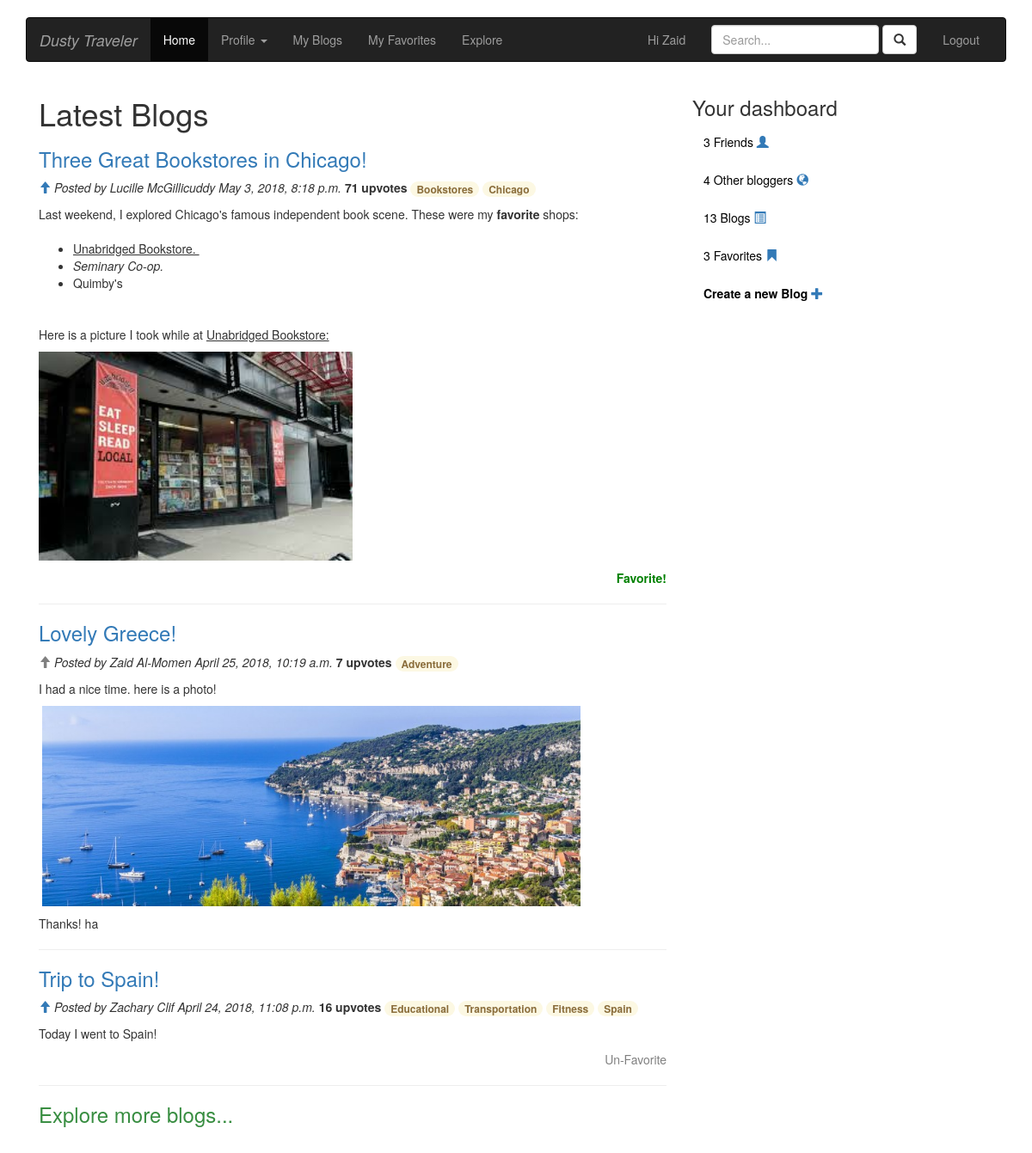
The app's page /home/ (signed in) with its own data.
### home/models.py (models this page shows, shortened)
class Blog(models.Model):
    user = models.ForeignKey(User, on_delete=models.CASCADE)
    title = models.CharField(max_length=200, null=False)
    blog = models.TextField()
    created = models.DateTimeField(auto_now_add=True)
    updated = models.DateTimeField(auto_now=True)
    public = models.BooleanField(default=False)
    upvote = models.IntegerField(default=0)
    tags = TaggableManager()

### home/views.py (the view)
class HomeView(TemplateView):
    template_name = 'home/home.html'
    def get(self, request):
        form = BlogForm()
        blogs = Blog.objects.filter(public=True).order_by('-created', '-upvote')[:3]
        args = {'form': form, 'blogs': blogs}
        dash = dashboard(request)
        args = dict(args, **dash)
        return render(request, self.template_name, args)

### home/forms.py
class BlogForm(forms.ModelForm):
    title = forms.CharField(max_length=200)
    blog = forms.CharField(widget=SummernoteWidget())
    public = forms.BooleanField(label='Publish?', initial=True, required=False, widget=forms.RadioSelect(choices=[(1, 'Yes'), (0, 'No')]))
    class Meta:
        model = Blog
        fields = ('title', 'blog', 'public')
    def __init__(self, *args, **kwargs):
        super(BlogForm, self).__init__(*args, **kwargs)
        self.fields['title'].widget.attrs.update({'class': 'form-control'})

### home/context_processors.py (called while the page is built)
@login_required
def dashboard(request):
    if request.user.is_authenticated:
        users = User.objects.exclude(id=request.user.id)
        friend = Friend.objects.get(current_user=request.user)
        friends = friend.users.all()
        my_blog_count = Blog.objects.filter(user=request.user).count()
        others = users.count() - friends.count()
        if get_my_favorites(request.user) is not None:
            my_faves = [blog.pk for blog in get_my_favorites(request.user)]
        else:
            my_faves = []
        return {'users': users, 'friends': friends,
                'my_blog_count': my_blog_count, 'my_faves': my_faves, 'others': others}
    else:
        return None

### vote/models.py (called while the page is built)
def get_my_favorites(current_user):
    my_faves = list()
    for b in Activity.objects.filter(user_id=current_user.id):
        my_faves.append(b.blog)
    my_faves = sorted(my_faves, key=lambda x: x.created, reverse=True)
    return my_faves

### home/templates/home/home.html (shortened to what this page needs)
{% extends 'base.html' %}
{% load static %}
{% block body%}
<div class="col-md-8">
	<h1>Latest Blogs</h1>
	{% for blog in blogs %}
	<a href="{% url 'home:view_blog_with_pk' pk=blog.pk %}"><h3> {{ blog.title }}</h3></a>
	{% if request.user != blog.user %}
	<a style="text-decoration: none;" href="" id="id_upvote{{ forloop.counter }}" type="submit" class="glyphicon glyphicon-arrow-up"
	   pk="{{blog.pk}}"></a>
	{%else%}
	<a style="text-decoration: none; color: grey" class="glyphicon glyphicon-arrow-up"></a>
	{% endif %}
	<span> <i>Posted by {{ blog.user.get_full_name }} {{ blog.created }}</i>
		<b id="tot{{ forloop.counter }}"> {{ blog.upvote }} upvote{{ blog.upvote|pluralize }} </b>
	</span>
	<span id="tag">
		{% for t in blog.tags.all %}
		<span class="badge alert-warning">{{ t.name }}</span>
		{% endfor %}
	</span>
	<p>{{ blog.blog| safe|truncatewords:50 }}</p>
	{% if request.user != blog.user %}
	{% if blog.pk not in my_faves %}
	<form id="showFave" action="{% url 'vote:favorite' fave='F' blog_pk=blog.pk %}" method="POST">
		<p align="right">
			<button style=" background:none!important;
				     color:green;
				     border:none;
				     padding:0!important;
				     font: inherit;
				     /*border is optional*/
				     cursor: pointer;" type="submit"><b>Favorite!</b>
			</button>
		</p>
	</form>
	{% else %}
	<form id="hideFave" action="{% url 'vote:favorite' fave='U' blog_pk=blog.pk %}" method="POST">
		<p align="right">
			<button style=" background:none!important;
				     color:grey;
				     font-weight: bold;
				     border:none;
				     padding:0!important;
				     font: inherit;
				     /*border is optional*/
				     cursor: pointer;" type="submit">Un-Favorite
			</button>
		</p>
	</form>
	{% endif %}
	{% endif %}
	<hr>
	{% endfor %}
	<a href="{% url 'home:all_blogs' %}" style="text-decoration: none;">
		<h3 style="color: rgb(55, 141, 64);">Explore more blogs...</h3>
	</a>
	<br>
	<br>
</div>
{% endblock %}

### accounts/templates/base.html (shortened to what this page needs)
<!DOCTYPE html>
<html>
<head>
	{% load staticfiles %}
	<link rel="stylesheet" href="https://maxcdn.bootstrapcdn.com/bootstrap/3.3.7/css/bootstrap.min.css"
>
</head>
<body>
<br>
<div class="container">
	<nav class="navbar navbar-inverse">
		<div class="container-fluid">
			<div class="navbar-header">
				<a class="navbar-brand" href="{% url 'home:home' %}"><i>Dusty Traveler</i></a>
			</div>
			<div id="navbar" class="navbar-collapse collapse">
				{% if user.is_authenticated %}
				<ul class="nav navbar-nav">
					{% url 'home:home' as HOME %}
					<li {% if request.path == HOME %} class="active"{% endif %}
					    role="presentation"><a href="{{HOME}}">Home</a></li>
					<li class="dropdown {% if 'account' in request.path %} active{% endif %}">
						<a href="#" class="dropdown-toggle" data-toggle="dropdown">Profile <b class="caret"></b></a>
					{% url 'home:view_blog' as my_blogs %}
					<li {% if request.path == my_blogs %} class="active"{% endif %}><a href="{{my_blogs}}">My Blogs</a></button></li>
					{% url 'vote:show_favorites' as faves %}
					<li {% if request.path == faves %} class="active"{% endif %}><a href="{{faves}}">My Favorites</a></button></li>
					{% url 'home:all_blogs' as explore %}
					<li {% if request.path == explore %} class="active"{% endif %}><a href="{{explore}}">Explore</a></li>
				</ul>
				<ul class="nav navbar-nav navbar-right">
					<li><p class="navbar-text">Hi {{request.user.first_name }}</p></li>
					<form class="navbar-form navbar-left" role="search" method="post" action="{% url 'home:search_nlp' %}">
						<div class="form-group">
							<input type="text" id="searchBox" class="form-control" name="qry" placeholder="Search...">
						</div>
						<button type="submit" class="btn btn-default"><i class="glyphicon glyphicon-search"></i>
						</button>
					</form>
					<li><a href="{% url 'accounts:logout' %}">Logout</a></li>
				</ul>
				{% else %}
				<ul class="nav navbar-nav navbar-right">
					<li><a href="{% url 'accounts:login' %}">Login</a></li>
					<li><a href="{% url 'accounts:register' %}">Register</a></li>
				</ul>
				{% endif %}
			</div>
		</div>
	</nav>
</div>
<div class="container">
{% block body %}
{% endblock %}
{% if request.user.is_authenticated %}
{% block dashboard %}
<div class="col-md-4">
	<div id="accordion">
		<h3>Your dashboard</h3>
		<div class="card">
			<div class="card-header" id="headingTwo">
				<h5 class="mb-0">
					<button class="btn btn-link collapsed" data-toggle="collapse" data-target="#collapseTwo"
					        aria-expanded="false" aria-controls="collapseTwo" style="color: black;">
						{{friends.count}} Friend{{friends.count|pluralize}}
						<a class="glyphicon glyphicon-user"></a>
					</button>
				</h5>
			</div>
		</div>
		<div class="card">
			<div class="card-header" id="headingThree">
				<h5 class="mb-0">
					<button class="btn btn-link collapsed" data-toggle="collapse" data-target="#collapseThree"
					        aria-expanded="false" aria-controls="collapseThree" style="color: black;">
						{{ others }} Other blogger{{ others|pluralize}}
						<a class="glyphicon glyphicon-globe"></a>
					</button>
				</h5>
			</div>
		</div>
		<div class="card">
			<div class="card-header" id="headingFour">
				<h5 class="mb-0">
					<button class="btn btn-link collapsed" data-toggle="collapse" data-target="#collapseFour"
					        aria-expanded="false" aria-controls="collapseFour" style="color: black;">
						<a style="color: black;" href="{% url 'home:view_blog' %}">
							{{ my_blog_count }} Blog{{ my_blog_count|pluralize }}</a>
						<a class="glyphicon glyphicon-list-alt"></a>
					</button>
				</h5>
			</div>
		</div>
		<div class="card">
			<div class="card-header" id="headingFive">
				<h5 class="mb-0">
					<button class="btn btn-link collapsed" data-toggle="collapse" data-target="#collapseFive"
					        aria-expanded="false" aria-controls="collapseFive" style="color: black;">
						<a style="color: black;" href="{% url 'vote:show_favorites' %}">
							{{ my_faves|length }} Favorite{{ my_faves|length|pluralize }}</a>
						<a class="glyphicon glyphicon-bookmark"></a>
					</button>
				</h5>
			</div>
		</div>
		<div class="card">
			<div class="card-header" id="headingSix">
				<h5 class="mb-0">
					<button class="btn btn-link collapsed" data-toggle="collapse" data-target="#collapseSix"
					        aria-expanded="false" aria-controls="collapseSix" style="color: black;">
						<a style="color: black;" href="{% url 'home:create_blog' %}">
							<b>Create a new Blog</b></a>
						<a class="glyphicon glyphicon-plus"></a>
					</button>
				</h5>
			</div>
		</div>
	</div>
</div>
{% endblock %}
{% endif %}
</div>
</body>
</html>

### records on screen
Blog: title "Three Great Bookstores in Chicago!", user.get_full_name "Lucille McGillicuddy", created "May 3, 2018, 8:18 p.m.", upvote "71", blog "Last weekend, I explored Chicago's famous independent book scene. These were my favorite shops: Unabridged Bookstore. Seminary Co-op. Quimby's Here is a picture I took while at Unabridged Bookstore:", blog (picture), shows "Favorite!"
Tag: name "Bookstores"
Tag: name "Chicago"
Blog: title "Lovely Greece!", user.get_full_name "Zaid Al-Momen", created "April 25, 2018, 10:19 a.m.", upvote "7", blog "I had a nice time. here is a photo! Thanks! ha", blog (picture)
Tag: name "Adventure"
Blog: title "Trip to Spain!", user.get_full_name "Zachary Clif", created "April 24, 2018, 11:08 p.m.", upvote "16", blog "Today I went to Spain!", shows "Un-Favorite"
Tag: name "Educational"
Tag: name "Transportation"
Tag: name "Fitness"
Tag: name "Spain"

### other values on screen
{{ request.user.first_name }} "Zaid"
{{ friends.count }} "3"
{{ others }} "4"
{{ my_blog_count }} "13"
{{ my_faves|length }} "3"
